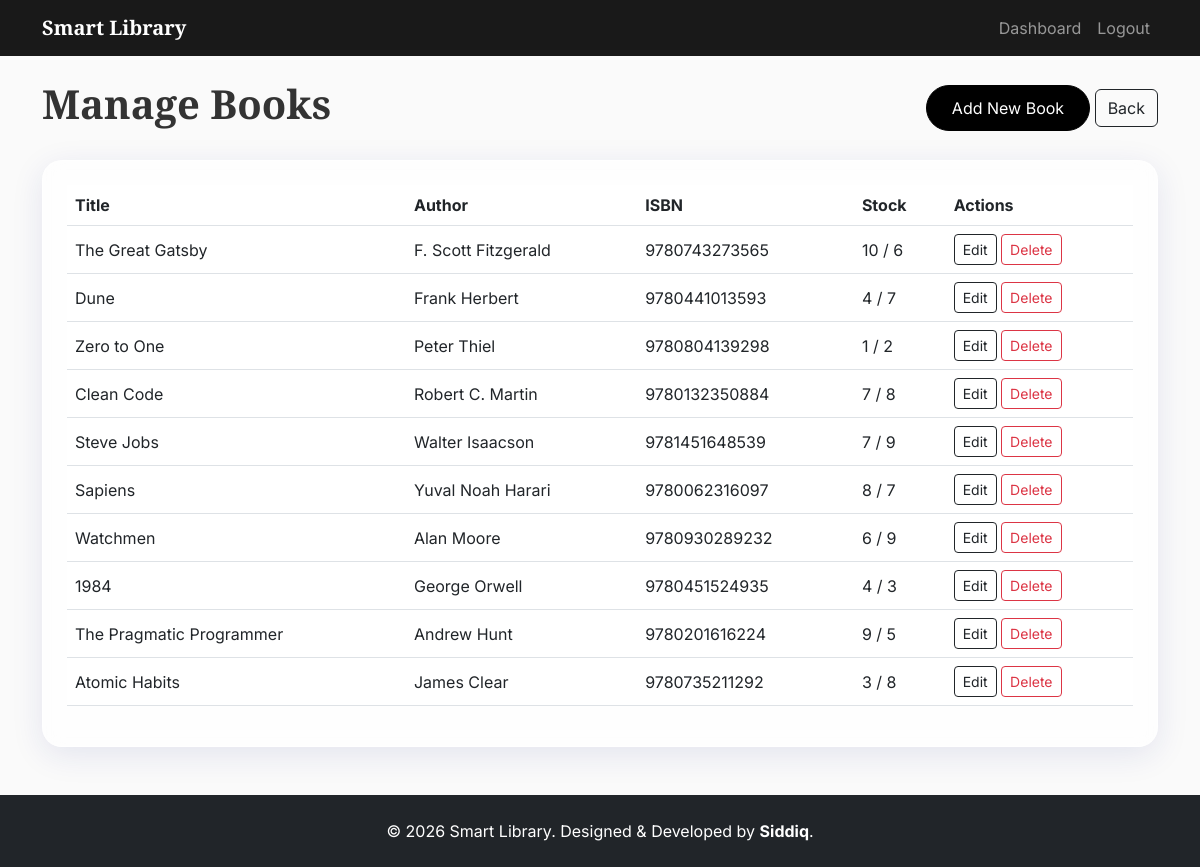
The page /librarian/books (signed in) on the database its author committed.
### app/models.py (models this page shows, shortened)
class Book(db.Model):
    id = db.Column(db.Integer, primary_key=True)
    title = db.Column(db.String(200), index=True, nullable=False)
    author = db.Column(db.String(100), index=True, nullable=False)
    isbn = db.Column(db.String(20), unique=True, index=True)
    category = db.Column(db.String(50), index=True)
    language = db.Column(db.String(30))
    publication_year = db.Column(db.Integer)
    publisher = db.Column(db.String(100))
    description = db.Column(db.Text)
    cover_image = db.Column(db.String(200)) # Path to image
    quantity = db.Column(db.Integer, default=1)
    available_count = db.Column(db.Integer, default=1)
    price = db.Column(db.Float, default=0.0) # Purchasing price or Borrow fee
    pages = db.Column(db.Integer)
    average_rating = db.Column(db.Float, default=0.0)
    rating_count = db.Column(db.Integer, default=0)
    seller_id = db.Column(db.Integer, db.ForeignKey('user.id'), nullable=True) # Null if library owned
    created_at = db.Column(db.DateTime, default=datetime.utcnow)
    transactions = db.relationship('Transaction', backref='book', lazy='dynamic')
    reservations = db.relationship('Reservation', backref='book', lazy='dynamic')
    reviews = db.relationship('Review', backref='book', lazy='dynamic')

### app/blueprints/librarian.py (the view)
@librarian_bp.route('/books')
@login_required
@librarian_required
def manage_books():
    books = Book.query.all()
    return render_template('librarian/manage_books.html', books=books)

### app/models.py (called while the page is built)
@login_manager.user_loader
def load_user(user_id):
    return User.query.get(int(user_id))

### app/templates/librarian/manage_books.html
{% extends "base.html" %}
{% block content %}
<div class="row mb-4">
    <div class="col-12 d-flex justify-content-between align-items-center">
        <h1 class="font-playfair">Manage Books</h1>
        <div>
            <a href="{{ url_for('librarian.add_book') }}" class="btn btn-dark">Add New Book</a>
            <a href="{{ url_for('librarian.dashboard') }}" class="btn btn-outline-dark">Back</a>
        </div>
    </div>
</div>
<div class="glass-card p-4">
    <div class="table-responsive">
        <table class="table table-hover align-middle">
            <thead>
                <tr>
                    <th>Title</th>
                    <th>Author</th>
                    <th>ISBN</th>
                    <th>Stock</th>
                    <th>Actions</th>
                </tr>
            </thead>
            <tbody>
                {% for book in books %}
                <tr>
                    <td>{{ book.title }}</td>
                    <td>{{ book.author }}</td>
                    <td>{{ book.isbn }}</td>
                    <td>{{ book.available_count }} / {{ book.quantity }}</td>
                    <td>
                        <a href="{{ url_for('librarian.edit_book', book_id=book.id) }}"
                            class="btn btn-sm btn-outline-dark">Edit</a>
                        <a href="{{ url_for('librarian.delete_book', book_id=book.id) }}"
                            class="btn btn-sm btn-outline-danger" onclick="return confirm('Are you sure?')">Delete</a>
                    </td>
                </tr>
                {% endfor %}
            </tbody>
        </table>
    </div>
</div>
{% endblock %}

### app/templates/base.html (shortened to what this page needs)
<!DOCTYPE html>
<html lang="en">
<head>
    <link href="https://cdn.jsdelivr.net/npm/bootstrap@5.3.0/dist/css/bootstrap.min.css" rel="stylesheet">
    <link rel="stylesheet" href="{{ url_for('static', filename='css/style.css') }}">
</head>
<body>
    <nav class="navbar navbar-expand-lg navbar-dark bg-dark">
        <div class="container">
            <a class="navbar-brand font-playfair" href="{{ url_for('main.index') }}">Smart Library</a>
            <div class="collapse navbar-collapse" id="navbarNav">
                <ul class="navbar-nav ms-auto">
                    {% if current_user.is_authenticated %}
                    {% if current_user.role == 'admin' %}
                    <li class="nav-item"><a class="nav-link" href="{{ url_for('admin.dashboard') }}">Dashboard</a></li>
                    {% elif current_user.role == 'librarian' %}
                    <li class="nav-item"><a class="nav-link" href="{{ url_for('librarian.dashboard') }}">Dashboard</a>
                    </li>
                    {% else %}
                    <li class="nav-item"><a class="nav-link" href="{{ url_for('user.dashboard') }}">My Books</a></li>
                    <li class="nav-item"><a class="nav-link" href="{{ url_for('user.sell_book') }}">Sell</a></li>
                    {% endif %}
                    <li class="nav-item"><a class="nav-link" href="{{ url_for('auth.logout') }}">Logout</a></li>
                    {% else %}
                    <li class="nav-item"><a class="nav-link" href="{{ url_for('auth.login') }}">Login</a></li>
                    <li class="nav-item"><a class="nav-link" href="{{ url_for('auth.register') }}">Register</a></li>
                    {% endif %}
                </ul>
            </div>
        </div>
    </nav>
    <div class="container mt-4">
        {% block content %}{% endblock %}
    </div>
    <footer class="bg-dark text-white text-center py-4 mt-5">
        <div class="container">
            <p class="mb-0">&copy; 2026 Smart Library. Designed & Developed by <strong>Siddiq</strong>.</p>
        </div>
    </footer>
</body>
</html>

### app/static/css/style.css (style rules this page uses)
:root { --font-heading: 'Playfair Display', serif; --font-body: 'Inter', sans-serif; --color-primary: #000000; --color-accent: #C41E3A; --color-bg: #FAFAFA; --glass-bg: rgba(255, 255, 255, 0.7); --glass-border: rgba(255, 255, 255, 0.5); --glass-shadow: 0 8px 32px 0 rgba(31, 38, 135, 0.1); }
body { font-family: var(--font-body); background-color: var(--color-bg); color: #333; min-height: 100vh; }
h1, h2, h3, h4, h5, h6, .font-playfair { font-family: var(--font-heading); font-weight: 700; }
.glass-card { background: var(--glass-bg); backdrop-filter: blur(10px); -webkit-backdrop-filter: blur(10px); border-radius: 20px; border: 1px solid var(--glass-border); box-shadow: var(--glass-shadow); }
.navbar { backdrop-filter: blur(10px); background-color: rgba(0, 0, 0, 0.9) !important; }
.btn-dark { background-color: var(--color-primary); border-color: var(--color-primary); border-radius: 50px; padding: 10px 25px; transition: all 0.3s ease; }

### rows shown on the page
Book: title "The Great Gatsby", author "F. Scott Fitzgerald", isbn "9780743273565", available_count "10", quantity "6"
Book: title "Dune", author "Frank Herbert", isbn "9780441013593", available_count "4", quantity "7"
Book: title "Zero to One", author "Peter Thiel", isbn "9780804139298", available_count "1", quantity "2"
Book: title "Clean Code", author "Robert C. Martin", isbn "9780132350884", available_count "7", quantity "8"
Book: title "Steve Jobs", author "Walter Isaacson", isbn "9781451648539", available_count "7", quantity "9"
Book: title "Sapiens", author "Yuval Noah Harari", isbn "9780062316097", available_count "8", quantity "7"
Book: title "Watchmen", author "Alan Moore", isbn "9780930289232", available_count "6", quantity "9"
Book: title "1984", author "George Orwell", isbn "9780451524935", available_count "4", quantity "3"
Book: title "The Pragmatic Programmer", author "Andrew Hunt", isbn "9780201616224", available_count "9", quantity "5"
Book: title "Atomic Habits", author "James Clear", isbn "9780735211292", available_count "3", quantity "8"
